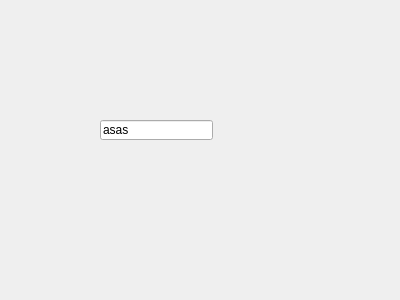
<?xml version="1.0" encoding="UTF-8"?>
<ui version="4.0">
 <class>Form1</class>
 <widget class="QWidget" name="Form1">
  <property name="geometry">
   <rect>
    <x>0</x>
    <y>0</y>
    <width>400</width>
    <height>300</height>
   </rect>
  </property>
  <property name="windowTitle">
   <string>Form</string>
  </property>
  <widget class="QLineEdit" name="lineEdit">
   <property name="geometry">
    <rect>
     <x>100</x>
     <y>120</y>
     <width>113</width>
     <height>20</height>
    </rect>
   </property>
   <property name="text">
    <string>asas</string>
   </property>
  </widget>
 </widget>
 <resources/>
 <connections/>
</ui>
